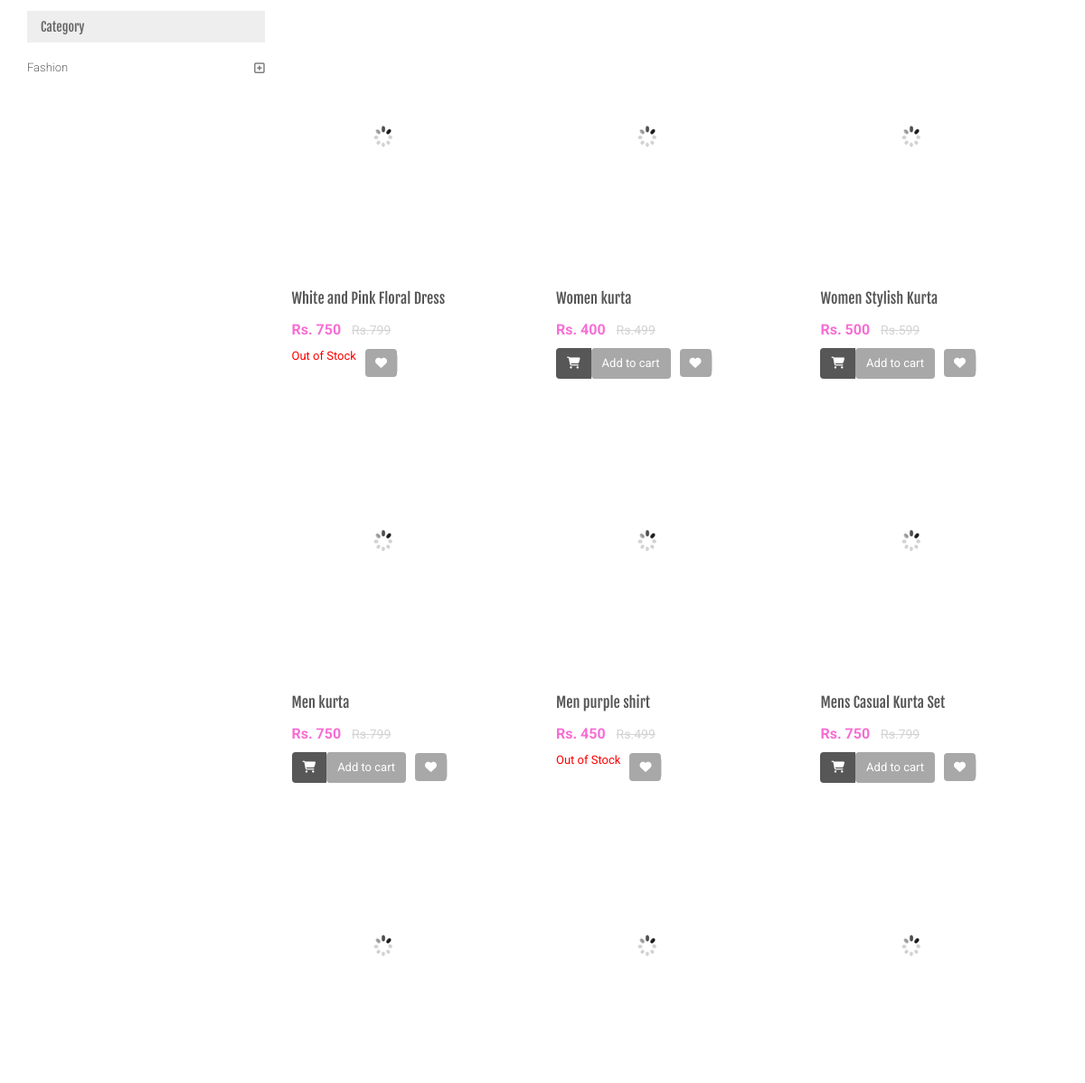
The page /shopping/search-result.php (middle part) on the database as committed earlier.
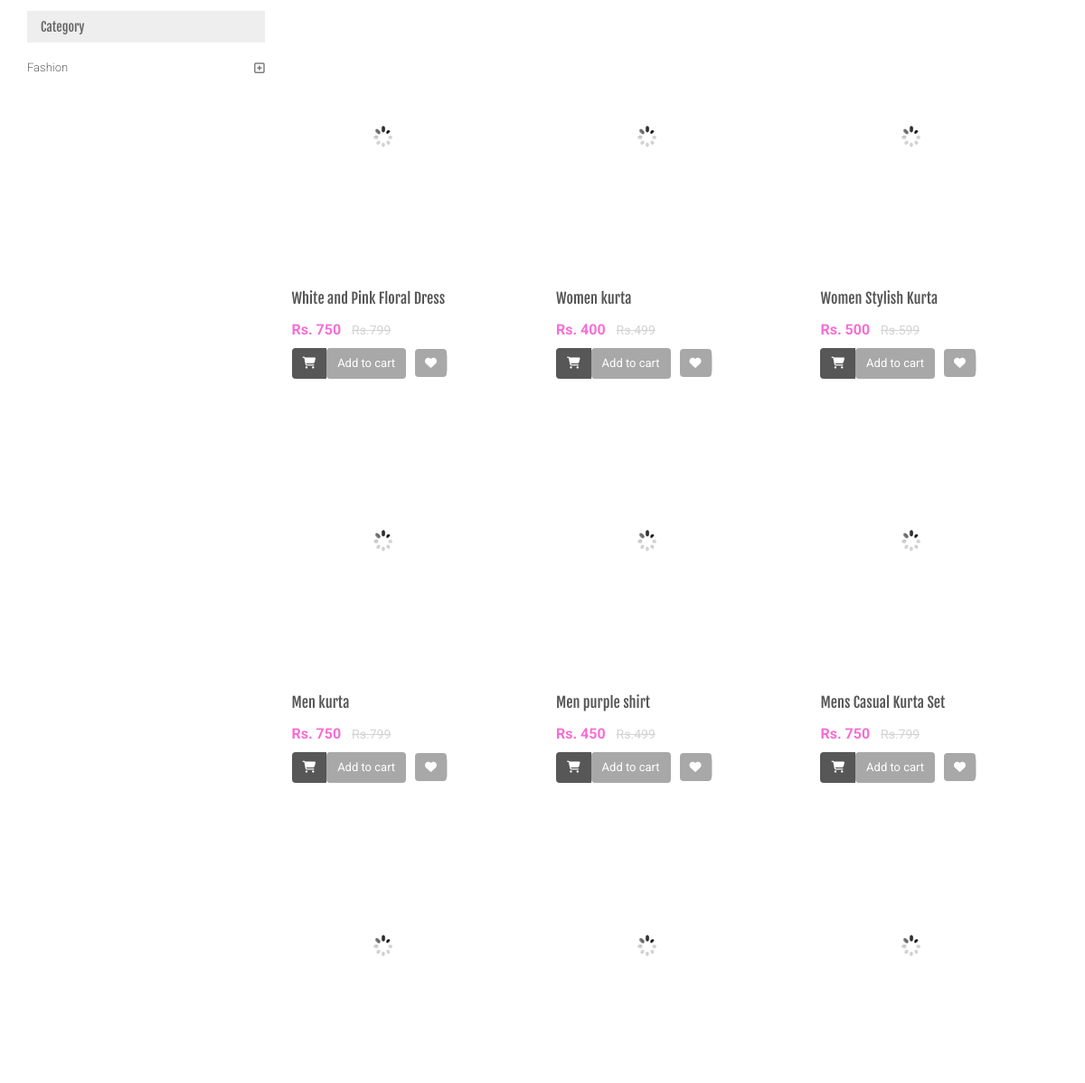
The same page on the database as committed later.
### tables this page shows
CREATE TABLE `products` (
  `id` int(11) NOT NULL,
  `category` int(11) NOT NULL,
  `subCategory` int(11) DEFAULT NULL,
  `productName` varchar(255) DEFAULT NULL,
  `productCompany` varchar(255) DEFAULT NULL,
  `productPrice` int(11) DEFAULT NULL,
  `productPriceBeforeDiscount` int(11) DEFAULT NULL,
  `productDescription` longtext DEFAULT NULL,
  `productImage1` varchar(255) DEFAULT NULL,
  `productImage2` varchar(255) DEFAULT NULL,
  `productImage3` varchar(255) DEFAULT NULL,
  `shippingCharge` int(11) DEFAULT NULL,
  `productAvailability` varchar(255) DEFAULT NULL,
  `postingDate` timestamp NULL DEFAULT current_timestamp(),
  `updationDate` varchar(255) DEFAULT NULL,
  `stock_quantity` int(11) NOT NULL DEFAULT 0
);

### shopping/search-result.php (the view, shortened to what this page needs)
<?php
include('includes/config.php');
$find="%{$_POST['product']}%";
?>
<!DOCTYPE html>
<html lang="en">
	<head>
	    <link rel="stylesheet" href="assets/css/bootstrap.min.css">
	    <link rel="stylesheet" href="assets/css/main.css">
	    <link rel="stylesheet" href="assets/css/red.css">
	    <link rel="stylesheet" href="assets/css/owl.carousel.css">
		<link rel="stylesheet" href="assets/css/owl.transitions.css">
		<link href="assets/css/lightbox.css" rel="stylesheet">
		<link rel="stylesheet" href="assets/css/animate.min.css">
		<link rel="stylesheet" href="assets/css/rateit.css">
		<link rel="stylesheet" href="assets/css/bootstrap-select.min.css">
		<link rel="stylesheet" href="assets/css/config.css">
		<link href="assets/css/green.css" rel="alternate stylesheet" title="Green color">
		<link href="assets/css/blue.css" rel="alternate stylesheet" title="Blue color">
		<link href="assets/css/red.css" rel="alternate stylesheet" title="Red color">
		<link href="assets/css/orange.css" rel="alternate stylesheet" title="Orange color">
		<link href="assets/css/dark-green.css" rel="alternate stylesheet" title="Darkgreen color">
		<link rel="stylesheet" href="assets/css/font-awesome.min.css">
	</head>
    <body class="cnt-home">
<?php include('includes/main-header.php');?>
<div class="body-content outer-top-xs">
	<div class='container'>
		<div class='row outer-bottom-sm'>
			<div class='col-md-3 sidebar'>
	            <div class="sidebar-module-container">
	            	<div class="sidebar-filter">
<div class="sidebar-widget wow fadeInUp outer-bottom-xs ">
	<div class="widget-header m-t-20">
		<h4 class="widget-title">Category</h4>
	</div>
	<div class="sidebar-widget-body m-t-10">
	         <?php $sql=mysqli_query($con,"select id,categoryName  from category");
while($row=mysqli_fetch_array($sql))
{
    ?>
		<div class="accordion">
	    	<div class="accordion-group">
	            <div class="accordion-heading">
	                <a href="category.php?cid=<?php echo $row['id'];?>"  class="accordion-toggle collapsed">
	                   <?php echo $row['categoryName'];?>
	                </a>
	            </div>
	        </div>
	    </div>
	    <?php } ?>
	</div>
</div>
	            	</div>
	            </div>
            </div>
			<div class='col-md-9'>
				<div class="search-result-container">
					<div id="myTabContent" class="tab-content">
						<div class="tab-pane active " id="grid-container">
							<div class="category-product  inner-top-vs">
								<div class="row">
			<?php
$ret=mysqli_query($con,"select * from products where productName like '$find'");
$num=mysqli_num_rows($ret);
if($num>0)
{
while ($row=mysqli_fetch_array($ret))
{?>
		<div class="col-sm-6 col-md-4 wow fadeInUp">
			<div class="products">
	<div class="product">
		<div class="product-image">
			<div class="image">
				<a href="product-details.php?pid=<?php echo htmlentities($row['id']);?>"><img  src="assets/images/blank.gif" data-echo="admin/productimages/<?php echo htmlentities($row['id']);?>/<?php echo htmlentities($row['productImage1']);?>" alt="" width="200" height="300"></a>
			</div>
		</div>
		<div class="product-info text-left">
			<h3 class="name"><a href="product-details.php?pid=<?php echo htmlentities($row['id']);?>"><?php echo htmlentities($row['productName']);?></a></h3>
			<div class="product-price">
				<span class="price">
					Rs. <?php echo htmlentities($row['productPrice']);?>			</span>
										     <span class="price-before-discount">Rs.<?php echo htmlentities($row['productPriceBeforeDiscount']);?></span>
			</div>
		</div>
					<div class="cart clearfix animate-effect">
				<div class="action">
					<ul class="list-unstyled">
						<li class="add-cart-button btn-group">
					<?php if($row['productAvailability']=='In Stock'){?>
										<button class="btn btn-primary icon" data-toggle="dropdown" type="button">
								<i class="fa fa-shopping-cart"></i>
							</button>
							<a href="category.php?page=product&action=add&id=<?php echo $row['id']; ?>">
							<button class="btn btn-primary" type="button">Add to cart</button></a>
								<?php } else {?>
							<div class="action" style="color:red">Out of Stock</div>
					<?php } ?>
						</li>
		                <li class="lnk wishlist">
							<a class="add-to-cart" href="category.php?pid=<?php echo htmlentities($row['id'])?>&&action=wishlist" title="Wishlist">
								 <i class="icon fa fa-heart"></i>
							</a>
						</li>
					</ul>
				</div>
			</div>
			</div>
			</div>
		</div>
	  <?php } } else {?>
		<div class="col-sm-6 col-md-4 wow fadeInUp"> <h3>No Product Found</h3>
		</div>
<?php } ?>
										</div>
							</div>
						</div>
				</div>
			</div>
		</div></div>
</div>
</div>
</body>
</html>

Rows that differ between the two databases and show on the page:
changed products "White and Pink Floral Dress": productAvailability "Out of Stock" → "Add to cart"
changed products "Men purple shirt": productAvailability "Out of Stock" → "Add to cart"
